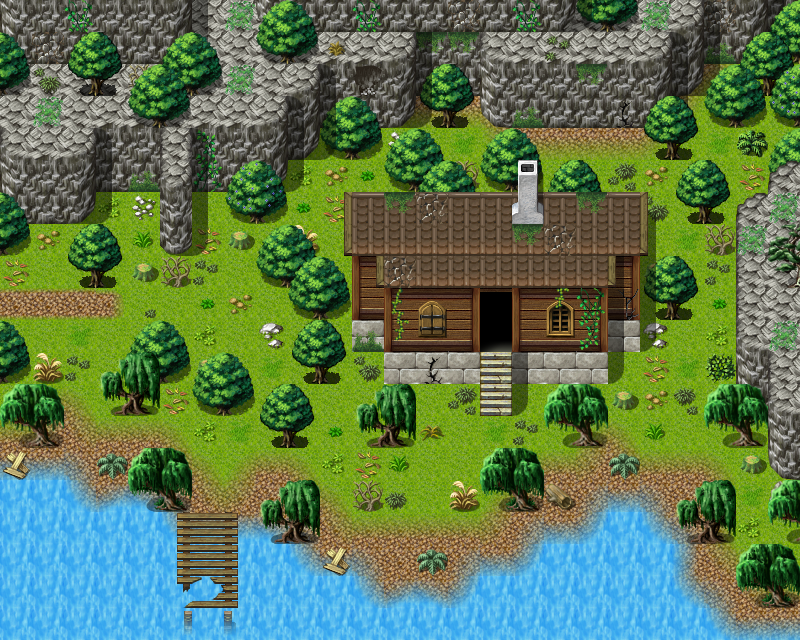

This game map was drawn from its Tiled (.tmx) file and the tilesets committed beside it. A one-line description and the trimmed map source follow:
An orthogonal 25x20 tile map with 32x32 px tiles, 5 tile layers (Base, Ground, Objects, Above, ...), 1 hidden layer not drawn, 62 tilesets and 8 objects (3x mapchange, 3x spawn, 2x script).

<map version="1.10" tiledversion="1.11.2" orientation="orthogonal" renderorder="right-down" width="25" height="20" tilewidth="32" tileheight="32" infinite="0" nextlayerid="11" nextobjectid="9">
 <tileset firstgid="1" name="map_bed_1" tilewidth="32" tileheight="32" tilecount="160" columns="16">
  <image source="../drawable/map_bed_1.png" width="512" height="320" />
 </tileset>
 <tileset firstgid="161" name="map_border_1" tilewidth="32" tileheight="32" tilecount="128" columns="16">
  <image source="../drawable/map_border_1.png" width="512" height="256" />
 </tileset>
 <tileset firstgid="289" name="map_bridge_1" tilewidth="32" tileheight="32" tilecount="128" columns="16">
  <image source="../drawable/map_bridge_1.png" width="512" height="256" />
 </tileset>
 <tileset firstgid="417" name="map_bridge_2" tilewidth="32" tileheight="32" tilecount="128" columns="16">
  <image source="../drawable/map_bridge_2.png" width="512" height="256" />
 </tileset>
 <tileset firstgid="545" name="map_broken_1" tilewidth="32" tileheight="32" tilecount="128" columns="16">
  <image source="../drawable/map_broken_1.png" width="512" height="256" />
 </tileset>
 <tileset firstgid="673" name="map_cavewall_1" tilewidth="32" tileheight="32" tilecount="108" columns="18">
  <image source="../drawable/map_cavewall_1.png" width="576" height="192" />
 </tileset>
 <tileset firstgid="781" name="map_cavewall_2" tilewidth="32" tileheight="32" tilecount="108" columns="18">
  <image source="../drawable/map_cavewall_2.png" width="576" height="192" />
 </tileset>
 <tileset firstgid="889" name="map_cavewall_3" tilewidth="32" tileheight="32" tilecount="108" columns="18">
  <image source="../drawable/map_cavewall_3.png" width="576" height="192" />
 </tileset>
 <tileset firstgid="997" name="map_cavewall_4" tilewidth="32" tileheight="32" tilecount="108" columns="18">
  <image source="../drawable/map_cavewall_4.png" width="576" height="192" />
 </tileset>
 <tileset firstgid="1105" name="map_chair_table_1" tilewidth="32" tileheight="32" tilecount="128" columns="16">
  <image source="../drawable/map_chair_table_1.png" width="512" height="256" />
 </tileset>
 <tileset firstgid="1233" name="map_chair_table_2" tilewidth="32" tileheight="32" tilecount="128" columns="16">
  <image source="../drawable/map_chair_table_2.png" width="512" height="256" />
 </tileset>
 <tileset firstgid="1361" name="map_crate_1" tilewidth="32" tileheight="32" tilecount="128" columns="16">
  <image source="../drawable/map_crate_1.png" width="512" height="256" />
 </tileset>
 <tileset firstgid="1489" name="map_cupboard_1" tilewidth="32" tileheight="32" tilecount="128" columns="16">
  <image source="../drawable/map_cupboard_1.png" width="512" height="256" />
 </tileset>
 <tileset firstgid="1617" name="map_curtain_1" tilewidth="32" tileheight="32" tilecount="128" columns="16">
  <image source="../drawable/map_curtain_1.png" width="512" height="256" />
 </tileset>
 <tileset firstgid="1745" name="map_entrance_1" tilewidth="32" tileheight="32" tilecount="128" columns="16">
  <image source="../drawable/map_entrance_1.png" width="512" height="256" />
 </tileset>
 <tileset firstgid="1873" name="map_entrance_2" tilewidth="32" tileheight="32" tilecount="128" columns="16">
  <image source="../drawable/map_entrance_2.png" width="512" height="256" />
 </tileset>
 <tileset firstgid="2001" name="map_fence_1" tilewidth="32" tileheight="32" tilecount="128" columns="16">
  <image source="../drawable/map_fence_1.png" width="512" height="256" />
 </tileset>
 <tileset firstgid="2129" name="map_fence_2" tilewidth="32" tileheight="32" tilecount="128" columns="16">
  <image source="../drawable/map_fence_2.png" width="512" height="256" />
 </tileset>
 <tileset firstgid="2257" name="map_fence_3" tilewidth="32" tileheight="32" tilecount="128" columns="16">
  <image source="../drawable/map_fence_3.png" width="512" height="256" />
 </tileset>
 <tileset firstgid="2385" name="map_fence_4" tilewidth="32" tileheight="32" tilecount="128" columns="16">
  <image source="../drawable/map_fence_4.png" width="512" height="256" />
 </tileset>
 <tileset firstgid="2513" name="map_ground_1" tilewidth="32" tileheight="32" tilecount="128" columns="16">
  <image source="../drawable/map_ground_1.png" width="512" height="256" />
 </tileset>
 <tileset firstgid="2641" name="map_ground_2" tilewidth="32" tileheight="32" tilecount="128" columns="16">
  <image source="../drawable/map_ground_2.png" width="512" height="256" />
 </tileset>
 <tileset firstgid="2769" name="map_ground_3" tilewidth="32" tileheight="32" tilecount="128" columns="16">
  <image source="../drawable/map_ground_3.png" width="512" height="256" />
 </tileset>
 <tileset firstgid="2897" name="map_ground_4" tilewidth="32" tileheight="32" tilecount="128" columns="16">
  <image source="../drawable/map_ground_4.png" width="512" height="256" />
 </tileset>
 <tileset firstgid="3025" name="map_ground_5" tilewidth="32" tileheight="32" tilecount="128" columns="16">
  <image source="../drawable/map_ground_5.png" width="512" height="256" />
 </tileset>
 <tileset firstgid="3153" name="map_ground_6" tilewidth="32" tileheight="32" tilecount="128" columns="16">
  <image source="../drawable/map_ground_6.png" width="512" height="256" />
 </tileset>
 <tileset firstgid="3281" name="map_ground_7" tilewidth="32" tileheight="32" tilecount="128" columns="16">
  <image source="../drawable/map_ground_7.png" width="512" height="256" />
 </tileset>
 <tileset firstgid="3409" name="map_ground_8" tilewidth="32" tileheight="32" tilecount="128" columns="16">
  <image source="../drawable/map_ground_8.png" width="512" height="256" />
 </tileset>
 <tileset firstgid="3537" name="map_house_1" tilewidth="32" tileheight="32" tilecount="128" columns="16">
  <image source="../drawable/map_house_1.png" width="512" height="256" />
 </tileset>
 <tileset firstgid="3665" name="map_house_2" tilewidth="32" tileheight="32" tilecount="128" columns="16">
  <image source="../drawable/map_house_2.png" width="512" height="256" />
 </tileset>
 <tileset firstgid="3793" name="map_indoor_1" tilewidth="32" tileheight="32" tilecount="128" columns="16">
  <image source="../drawable/map_indoor_1.png" width="512" height="256" />
 </tileset>
 <tileset firstgid="3921" name="map_indoor_2" tilewidth="32" tileheight="32" tilecount="128" columns="16">
  <image source="../drawable/map_indoor_2.png" width="512" height="256" />
 </tileset>
 <tileset firstgid="4049" name="map_kitchen_1" tilewidth="32" tileheight="32" tilecount="128" columns="16">
  <image source="../drawable/map_kitchen_1.png" width="512" height="256" />
 </tileset>
 <tileset firstgid="4177" name="map_outdoor_1" tilewidth="32" tileheight="32" tilecount="128" columns="16">
  <image source="../drawable/map_outdoor_1.png" width="512" height="256" />
 </tileset>
 <tileset firstgid="4305" name="map_pillar_1" tilewidth="32" tileheight="32" tilecount="128" columns="16">
  <image source="../drawable/map_pillar_1.png" width="512" height="256" />
 </tileset>
 <tileset firstgid="4433" name="map_pillar_2" tilewidth="32" tileheight="32" tilecount="128" columns="16">
  <image source="../drawable/map_pillar_2.png" width="512" height="256" />
 </tileset>
 <tileset firstgid="4561" name="map_plant_1" tilewidth="32" tileheight="32" tilecount="128" columns="16">
  <image source="../drawable/map_plant_1.png" width="512" height="256" />
 </tileset>
 <tileset firstgid="4689" name="map_plant_2" tilewidth="32" tileheight="32" tilecount="128" columns="16">
  <image source="../drawable/map_plant_2.png" width="512" height="256" />
 </tileset>
 <tileset firstgid="4817" name="map_rock_1" tilewidth="32" tileheight="32" tilecount="128" columns="16">
  <image source="../drawable/map_rock_1.png" width="512" height="256" />
 </tileset>
 <tileset firstgid="4945" name="map_rock_2" tilewidth="32" tileheight="32" tilecount="128" columns="16">
  <image source="../drawable/map_rock_2.png" width="512" height="256" />
 </tileset>
 <tileset firstgid="5073" name="map_roof_1" tilewidth="32" tileheight="32" tilecount="128" columns="16">
  <image source="../drawable/map_roof_1.png" width="512" height="256" />
 </tileset>
 <tileset firstgid="5201" name="map_roof_2" tilewidth="32" tileheight="32" tilecount="128" columns="16">
  <image source="../drawable/map_roof_2.png" width="512" height="256" />
 </tileset>
 <tileset firstgid="5329" name="map_roof_3" tilewidth="32" tileheight="32" tilecount="128" columns="16">
  <image source="../drawable/map_roof_3.png" width="512" height="256" />
 </tileset>
 <tileset firstgid="5457" name="map_shop_1" tilewidth="32" tileheight="32" tilecount="128" columns="16">
  <image source="../drawable/map_shop_1.png" width="512" height="256" />
 </tileset>
 <tileset firstgid="5585" name="map_sign_ladder_1" tilewidth="32" tileheight="32" tilecount="128" columns="16">
  <image source="../drawable/map_sign_ladder_1.png" width="512" height="256" />
 </tileset>
 <tileset firstgid="5713" name="map_table_1" tilewidth="32" tileheight="32" tilecount="128" columns="16">
  <image source="../drawable/map_table_1.png" width="512" height="256" />
 </tileset>
 <tileset firstgid="5841" name="map_trail_1" tilewidth="32" tileheight="32" tilecount="128" columns="16">
  <image source="../drawable/map_trail_1.png" width="512" height="256" />
 </tileset>
 <tileset firstgid="5969" name="map_transition_1" tilewidth="32" tileheight="32" tilecount="128" columns="16">
  <image source="../drawable/map_transition_1.png" width="512" height="256" />
 </tileset>
 <tileset firstgid="6097" name="map_transition_2" tilewidth="32" tileheight="32" tilecount="128" columns="16">
  <image source="../drawable/map_transition_2.png" width="512" height="256" />
 </tileset>
 <tileset firstgid="6225" name="map_transition_3" tilewidth="32" tileheight="32" tilecount="128" columns="16">
  <image source="../drawable/map_transition_3.png" width="512" height="256" />
 </tileset>
 <tileset firstgid="6353" name="map_transition_4" tilewidth="32" tileheight="32" tilecount="128" columns="16">
  <image source="../drawable/map_transition_4.png" width="512" height="256" />
 </tileset>
 <tileset firstgid="6481" name="map_transition_5" tilewidth="32" tileheight="32" tilecount="128" columns="16">
  <image source="../drawable/map_transition_5.png" width="512" height="256" />
 </tileset>
 <tileset firstgid="6609" name="map_tree_1" tilewidth="32" tileheight="32" tilecount="128" columns="16">
  <image source="../drawable/map_tree_1.png" width="512" height="256" />
 </tileset>
 <tileset firstgid="6737" name="map_tree_2" tilewidth="32" tileheight="32" tilecount="128" columns="16">
  <image source="../drawable/map_tree_2.png" width="512" height="256" />
 </tileset>
 <tileset firstgid="6865" name="map_wall_1" tilewidth="32" tileheight="32" tilecount="128" columns="16">
  <image source="../drawable/map_wall_1.png" width="512" height="256" />
 </tileset>
 <tileset firstgid="6993" name="map_wall_2" tilewidth="32" tileheight="32" tilecount="120" columns="15">
  <image source="../drawable/map_wall_2.png" width="480" height="256" />
 </tileset>
 <tileset firstgid="7113" name="map_wall_3" tilewidth="32" tileheight="32" tilecount="120" columns="15">
  <image source="../drawable/map_wall_3.png" width="480" height="256" />
 </tileset>
 <tileset firstgid="7233" name="map_wall_4" tilewidth="32" tileheight="32" tilecount="120" columns="15">
  <image source="../drawable/map_wall_4.png" width="480" height="256" />
 </tileset>
 <tileset firstgid="7353" name="map_window_1" tilewidth="32" tileheight="32" tilecount="128" columns="16">
  <image source="../drawable/map_window_1.png" width="512" height="256" />
 </tileset>
 <tileset firstgid="7481" name="map_window_2" tilewidth="32" tileheight="32" tilecount="128" columns="16">
  <image source="../drawable/map_window_2.png" width="512" height="256" />
 </tileset>
 <tileset firstgid="7609" name="map_tree_3" tilewidth="32" tileheight="32" tilecount="544" columns="32">
  <image source="../drawable/map_tree_3.png" width="1024" height="544" />
 </tileset>
 <tileset firstgid="8153" name="map_brightport" tilewidth="32" tileheight="32" tilecount="112" columns="16">
  <image source="../drawable/map_brightport.png" width="512" height="224" />
 </tileset>
 <layer id="1" name="Base" width="25" height="20">
  <data>[500 cells, 25 non-empty, 3 distinct tile ids]</data>
 </layer>
 <layer id="2" name="Ground" width="25" height="20">
  <data>[500 cells, 500 non-empty, 34 distinct tile ids]</data>
 </layer>
 <layer id="3" name="Objects" width="25" height="20">
  <data>[500 cells, 282 non-empty, 85 distinct tile ids]</data>
 </layer>
 <layer id="4" name="Above" width="25" height="20">
  <data>[500 cells, 136 non-empty, 34 distinct tile ids]</data>
 </layer>
 <layer id="5" name="Tile Layer 6" width="25" height="20">
  <data>[500 cells, 0 non-empty, 0 distinct tile ids]</data>
 </layer>
 <layer id="6" name="Walkable" width="25" height="20" visible="0">
  <data>[500 cells, 340 non-empty, 1 distinct tile ids]</data>
 </layer>
 <objectgroup id="7" name="Mapevents" visible="0">
  <object id="1" name="west" type="mapchange" x="0" y="256" width="32" height="96">
   <properties>
    <property name="map" value="brightport5" />
    <property name="place" value="east" />
   </properties>
  </object>
  <object id="2" name="abandoned" type="mapchange" x="480" y="320" width="32" height="32">
   <properties>
    <property name="map" value="brightport_abandoned" />
    <property name="place" value="entrance" />
   </properties>
  </object>
  <object id="3" name="east" type="mapchange" x="768" y="544" width="32" height="32">
   <properties>
    <property name="map" value="brightportwild20" />
    <property name="place" value="west" />
   </properties>
  </object>
 </objectgroup>
 <objectgroup id="8" name="Spawn" visible="0">
  <object id="4" name="lizardcorsair" type="spawn" x="256" y="448" width="480" height="128">
   <properties>
    <property name="spawngroup" value="brightport_redlizard" />
   </properties>
  </object>
  <object id="5" name="muskrat" type="spawn" x="160" y="160" width="576" height="224">
   <properties>
    <property name="quantity" value="2" />
    <property name="spawngroup" value="brightport_squirrel" />
   </properties>
  </object>
  <object id="6" name="viriledeer" type="spawn" x="96" y="256" width="128" height="224">
   <properties>
    <property name="spawngroup" value="brightport_sickfawn" />
   </properties>
  </object>
 </objectgroup>
 <objectgroup id="9" name="Keys" visible="0">
  <object id="7" name="brightport_commanderkill_script" type="script" x="32" y="224" width="64" height="256">
   <properties>
    <property name="when" value="step" />
   </properties>
  </object>
  <object id="8" name="brightport_spawnagent_script" type="script" x="96" y="192" width="64" height="288">
   <properties>
    <property name="when" value="step" />
   </properties>
  </object>
 </objectgroup>
 <objectgroup id="10" name="Replace" visible="0" />
</map>
